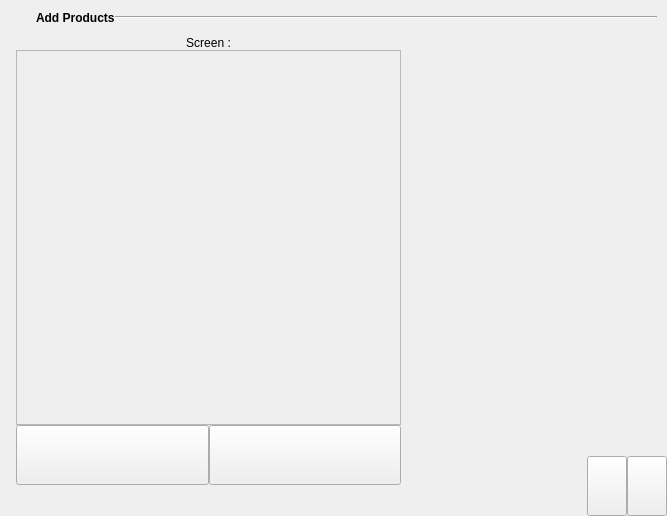
     <widget class="QWidget" name="screen_design">
      <layout class="QVBoxLayout">
       <property name="spacing">
        <number>0</number>
       </property>
       <property name="leftMargin">
        <number>0</number>
       </property>
       <property name="topMargin">
        <number>0</number>
       </property>
       <property name="rightMargin">
        <number>0</number>
       </property>
       <property name="bottomMargin">
        <number>0</number>
       </property>
       <item>
        <widget class="QFrame" name="frame32">
         <property name="frameShape">
          <enum>QFrame::NoFrame</enum>
         </property>
         <property name="frameShadow">
          <enum>QFrame::Plain</enum>
         </property>
         <layout class="QVBoxLayout">
          <property name="spacing">
           <number>0</number>
          </property>
          <property name="leftMargin">
           <number>0</number>
          </property>
          <property name="topMargin">
           <number>0</number>
          </property>
          <property name="rightMargin">
           <number>0</number>
          </property>
          <property name="bottomMargin">
           <number>0</number>
          </property>
          <item>
           <layout class="QHBoxLayout">
            <item>
             <widget class="QLabel" name="pix_label6">
              <property name="minimumSize">
               <size>
                <width>36</width>
                <height>36</height>
               </size>
              </property>
              <property name="maximumSize">
               <size>
                <width>36</width>
                <height>36</height>
               </size>
              </property>
              <property name="text">
               <string/>
              </property>
              <property name="pixmap">
               <pixmap>image0</pixmap>
              </property>
              <property name="alignment">
               <set>Qt::AlignCenter</set>
              </property>
              <property name="wordWrap">
               <bool>false</bool>
              </property>
             </widget>
            </item>
            <item>
             <widget class="QLabel" name="textLabel2_2_2_2_2">
              <property name="sizePolicy">
               <sizepolicy hsizetype="Maximum" vsizetype="Preferred">
                <horstretch>0</horstretch>
                <verstretch>0</verstretch>
               </sizepolicy>
              </property>
              <property name="font">
               <font>
                <bold>true</bold>
               </font>
              </property>
              <property name="text">
               <string>Add Products</string>
              </property>
              <property name="wordWrap">
               <bool>false</bool>
              </property>
             </widget>
            </item>
            <item>
             <widget class="Line" name="line1_2_2_2_2">
              <property name="sizePolicy">
               <sizepolicy hsizetype="Minimum" vsizetype="Fixed">
                <horstretch>0</horstretch>
                <verstretch>0</verstretch>
               </sizepolicy>
              </property>
              <property name="frameShape">
               <enum>QFrame::HLine</enum>
              </property>
              <property name="frameShadow">
               <enum>QFrame::Sunken</enum>
              </property>
             </widget>
            </item>
            <item>
             <spacer name="spacer22_2_2_2_2">
              <property name="orientation">
               <enum>Qt::Horizontal</enum>
              </property>
              <property name="sizeType">
               <enum>QSizePolicy::Fixed</enum>
              </property>
              <property name="sizeHint" stdset="0">
               <size>
                <width>10</width>
                <height>10</height>
               </size>
              </property>
             </spacer>
            </item>
           </layout>
          </item>
          <item>
           <widget class="QFrame" name="frame11">
            <property name="frameShape">
             <enum>QFrame::NoFrame</enum>
            </property>
            <property name="frameShadow">
             <enum>QFrame::Plain</enum>
            </property>
            <layout class="QHBoxLayout">
             <property name="spacing">
              <number>0</number>
             </property>
             <property name="leftMargin">
              <number>0</number>
             </property>
             <property name="topMargin">
              <number>0</number>
             </property>
             <property name="rightMargin">
              <number>0</number>
             </property>
             <property name="bottomMargin">
              <number>0</number>
             </property>
             <item>
              <spacer name="spacer21_2">
               <property name="orientation">
                <enum>Qt::Horizontal</enum>
               </property>
               <property name="sizeType">
                <enum>QSizePolicy::Fixed</enum>
               </property>
               <property name="sizeHint" stdset="0">
                <size>
                 <width>16</width>
                 <height>16</height>
                </size>
               </property>
              </spacer>
             </item>
             <item>
              <layout class="QVBoxLayout">
               <item>
                <layout class="QHBoxLayout">
                 <item>
                  <widget class="QLabel" name="actual_namescreen_label">
                   <property name="text">
                    <string>Screen :</string>
                   </property>
                   <property name="textFormat">
                    <enum>Qt::AutoText</enum>
                   </property>
                   <property name="alignment">
                    <set>Qt::AlignCenter</set>
                   </property>
                   <property name="wordWrap">
                    <bool>true</bool>
                   </property>
                  </widget>
                 </item>
                </layout>
               </item>
               <item>
                <widget class="QFrame" name="frame_screen">
                 <property name="sizePolicy">
                  <sizepolicy hsizetype="Fixed" vsizetype="Fixed">
                   <horstretch>0</horstretch>
                   <verstretch>0</verstretch>
                  </sizepolicy>
                 </property>
                 <property name="minimumSize">
                  <size>
                   <width>385</width>
                   <height>375</height>
                  </size>
                 </property>
                 <property name="maximumSize">
                  <size>
                   <width>385</width>
                   <height>375</height>
                  </size>
                 </property>
                 <property name="frameShape">
                  <enum>QFrame::StyledPanel</enum>
                 </property>
                 <property name="frameShadow">
                  <enum>QFrame::Sunken</enum>
                 </property>
                </widget>
               </item>
               <item>
                <layout class="QHBoxLayout">
                 <item>
                  <widget class="QPushButton" name="prev_screen_button">
                   <property name="sizePolicy">
                    <sizepolicy hsizetype="Minimum" vsizetype="Minimum">
                     <horstretch>0</horstretch>
                     <verstretch>0</verstretch>
                    </sizepolicy>
                   </property>
                   <property name="minimumSize">
                    <size>
                     <width>0</width>
                     <height>60</height>
                    </size>
                   </property>
                   <property name="maximumSize">
                    <size>
                     <width>32767</width>
                     <height>80</height>
                    </size>
                   </property>
                   <property name="text">
                    <string/>
                   </property>
                  </widget>
                 </item>
                 <item>
                  <widget class="QPushButton" name="next_screen_button">
                   <property name="sizePolicy">
                    <sizepolicy hsizetype="Minimum" vsizetype="Minimum">
                     <horstretch>0</horstretch>
                     <verstretch>0</verstretch>
                    </sizepolicy>
                   </property>
                   <property name="minimumSize">
                    <size>
                     <width>0</width>
                     <height>60</height>
                    </size>
                   </property>
                   <property name="maximumSize">
                    <size>
                     <width>32767</width>
                     <height>80</height>
                    </size>
                   </property>
                   <property name="text">
                    <string/>
                   </property>
                  </widget>
                 </item>
                </layout>
               </item>
               <item>
                <spacer name="spacer88">
                 <property name="orientation">
                  <enum>Qt::Vertical</enum>
                 </property>
                 <property name="sizeType">
                  <enum>QSizePolicy::Expanding</enum>
                 </property>
                 <property name="sizeHint" stdset="0">
                  <size>
                   <width>20</width>
                   <height>31</height>
                  </size>
                 </property>
                </spacer>
               </item>
              </layout>
             </item>
             <item>
              <spacer name="spacer21">
               <property name="orientation">
                <enum>Qt::Horizontal</enum>
               </property>
               <property name="sizeType">
                <enum>QSizePolicy::Fixed</enum>
               </property>
               <property name="sizeHint" stdset="0">
                <size>
                 <width>16</width>
                 <height>16</height>
                </size>
               </property>
              </spacer>
             </item>
             <item>
              <layout class="QVBoxLayout">
               <item>
                <widget class="QFrame" name="frame_products">
                 <property name="sizePolicy">
                  <sizepolicy hsizetype="Expanding" vsizetype="Expanding">
                   <horstretch>0</horstretch>
                   <verstretch>0</verstretch>
                  </sizepolicy>
                 </property>
                 <property name="minimumSize">
                  <size>
                   <width>250</width>
                   <height>250</height>
                  </size>
                 </property>
                 <property name="maximumSize">
                  <size>
                   <width>32767</width>
                   <height>32767</height>
                  </size>
                 </property>
                 <property name="frameShape">
                  <enum>QFrame::NoFrame</enum>
                 </property>
                 <property name="frameShadow">
                  <enum>QFrame::Plain</enum>
                 </property>
                </widget>
               </item>
               <item>
                <layout class="QHBoxLayout">
                 <item>
                  <spacer name="spacer111">
                   <property name="orientation">
                    <enum>Qt::Horizontal</enum>
                   </property>
                   <property name="sizeType">
                    <enum>QSizePolicy::Expanding</enum>
                   </property>
                   <property name="sizeHint" stdset="0">
                    <size>
                     <width>60</width>
                     <height>20</height>
                    </size>
                   </property>
                  </spacer>
                 </item>
                 <item>
                  <widget class="QPushButton" name="up_icon_button">
                   <property name="minimumSize">
                    <size>
                     <width>0</width>
                     <height>60</height>
                    </size>
                   </property>
                   <property name="text">
                    <string/>
                   </property>
                   <property name="autoRepeat">
                    <bool>true</bool>
                   </property>
                  </widget>
                 </item>
                 <item>
                  <widget class="QPushButton" name="down_icon_button">
                   <property name="minimumSize">
                    <size>
                     <width>0</width>
                     <height>60</height>
                    </size>
                   </property>
                   <property name="text">
                    <string/>
                   </property>
                   <property name="autoRepeat">
                    <bool>true</bool>
                   </property>
                  </widget>
                 </item>
                </layout>
               </item>
              </layout>
             </item>
            </layout>
           </widget>
          </item>
         </layout>
        </widget>
       </item>
      </layout>
     </widget>
